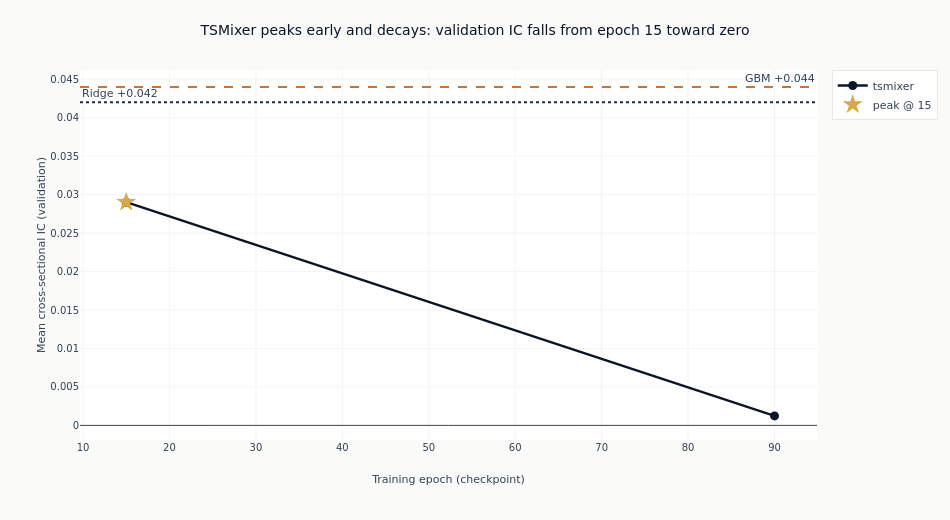

Source (notebook cell):
### Markdown cell above
## 5. Learning Curve

Validation IC at each registered checkpoint traces how TSMixer trains. The peak
is the earliest checkpoint: IC is highest after 15 epochs and then decays toward
zero by epoch 90. Rather than converging onto a stable cross-asset signal, the
model degrades as training continues - the pattern of a weak signal that the
network overfits away, not one it consolidates.

### Code cell
all_curves = pl.DataFrame([c for r in grid_results for c in r["curve"]])
if all_curves.height > 0:
    cfg_data = all_curves.filter(pl.col("config") == best_name).sort("epoch")
    fig_lc = go.Figure(
        go.Scatter(
            x=cfg_data["epoch"].to_list(),
            y=cfg_data["ic_mean"].to_list(),
            mode="lines+markers",
            name=best_name,
            line=dict(color=COLORS["blue"], width=2.5),
            marker=dict(size=9, color=COLORS["blue"]),
        )
    )
    # Highlight the selected peak checkpoint.
    fig_lc.add_trace(
        go.Scatter(
            x=[best_epoch],
            y=[best_ic],
            mode="markers",
            name=f"peak @ {best_epoch}",
            marker=dict(size=15, color=COLORS["amber"], symbol="star"),
        )
    )
    fig_lc.add_hline(
        y=ridge_ic,
        line=dict(color=COLORS["slate"], width=2, dash="dot"),
        annotation_text=f"Ridge {ridge_ic:+.3f}",
        annotation_position="top left",
    )
    fig_lc.add_hline(
        y=gbm_ic,
        line=dict(color=COLORS["copper"], width=2, dash="dash"),
        annotation_text=f"GBM {gbm_ic:+.3f}",
        annotation_position="top right",
    )
    fig_lc.update_layout(
        title="TSMixer peaks early and decays: validation IC falls from epoch 15 toward zero",
        height=520,
        width=950,
        legend=dict(title="", font=dict(size=11)),
        margin=dict(t=70),
    )
    fig_lc.update_xaxes(title_text="Training epoch (checkpoint)")
    fig_lc.update_yaxes(title_text="Mean cross-sectional IC (validation)")
    fig_lc.show()

    print(f"{'Config':10s}{'epoch':>8s}{'IC':>10s}{'N days':>9s}")
    for c in cfg_data.iter_rows(named=True):
        print(f"{c['config']:10s}{c['epoch']:8d}{c['ic_mean']:+10.4f}{int(c['ic_n_days']):9d}")

### Figure 1 — Plotly figure (JSON) as saved in the notebook; plotly's stock layout.template omitted (floating-point values rounded to 4 significant figures)
{"data": [{"line": {"color": "#0a1628", "width": 2.5}, "marker": {"color": "#0a1628", "size": 9}, "mode": "lines+markers", "name": "tsmixer", "type": "scatter", "x": [15, 90], "y": [0.02903, 0.001238]}, {"marker": {"color": "#D4A84B", "size": 15, "symbol": "star"}, "mode": "markers", "name": "peak @ 15", "type": "scatter", "x": [15], "y": [0.02903]}], "layout": {"annotations": [{"showarrow": false, "text": "Ridge +0.042", "x": 0, "xanchor": "left", "xref": "x domain", "y": 0.04201, "yanchor": "bottom", "yref": "y"}, {"showarrow": false, "text": "GBM +0.044", "x": 1, "xanchor": "right", "xref": "x domain", "y": 0.044, "yanchor": "bottom", "yref": "y"}], "height": 520, "legend": {"font": {"size": 11}, "title": {"text": ""}}, "margin": {"t": 70}, "shapes": [{"line": {"color": "#1a2d4a", "dash": "dot", "width": 2}, "type": "line", "x0": 0, "x1": 1, "xref": "x domain", "y0": 0.04201, "y1": 0.04201, "yref": "y"}, {"line": {"color": "#C87533", "dash": "dash", "width": 2}, "type": "line", "x0": 0, "x1": 1, "xref": "x domain", "y0": 0.044, "y1": 0.044, "yref": "y"}], "title": {"text": "TSMixer peaks early and decays: validation IC falls from epoch 15 toward zero"}, "width": 950, "xaxis": {"title": {"text": "Training epoch (checkpoint)"}}, "yaxis": {"title": {"text": "Mean cross-sectional IC (validation)"}}}}
